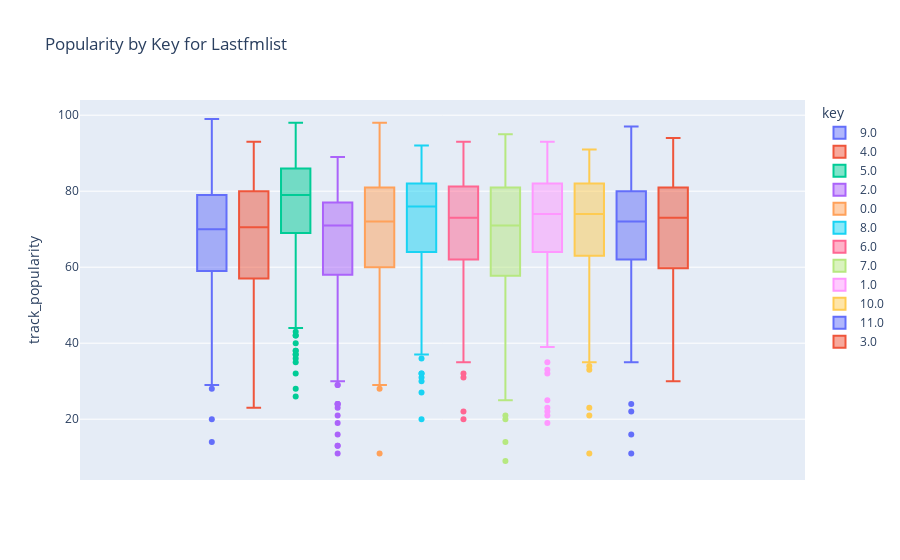

Notebook source saved alongside this figure:
### Code cell
px.box(data_frame=songs_lastfmlist,y='track_popularity',color='key',title='Popularity by Key for Lastfmlist')

### Figure 1 — Plotly figure (JSON) as saved in the notebook; plotly's stock layout.template omitted (floating-point values rounded to 4 significant figures; data arrays with more than 128 entries replaced by an {"elided": "..."} marker saying what was removed)
{"data": [{"alignmentgroup": "True", "hovertemplate": "key=9.0<br>track_popularity=%{y}<extra></extra>", "legendgroup": "9.0", "marker": {"color": "#636efa"}, "name": "9.0", "notched": false, "offsetgroup": "9.0", "orientation": "v", "showlegend": true, "type": "box", "x0": " ", "xaxis": "x", "y": {"elided": "313 int values"}, "y0": " ", "yaxis": "y"}, {"alignmentgroup": "True", "hovertemplate": "key=4.0<br>track_popularity=%{y}<extra></extra>", "legendgroup": "4.0", "marker": {"color": "#EF553B"}, "name": "4.0", "notched": false, "offsetgroup": "4.0", "orientation": "v", "showlegend": true, "type": "box", "x0": " ", "xaxis": "x", "y": {"elided": "230 int values"}, "y0": " ", "yaxis": "y"}, {"alignmentgroup": "True", "hovertemplate": "key=5.0<br>track_popularity=%{y}<extra></extra>", "legendgroup": "5.0", "marker": {"color": "#00cc96"}, "name": "5.0", "notched": false, "offsetgroup": "5.0", "orientation": "v", "showlegend": true, "type": "box", "x0": " ", "xaxis": "x", "y": {"elided": "274 int values"}, "y0": " ", "yaxis": "y"}, {"alignmentgroup": "True", "hovertemplate": "key=2.0<br>track_popularity=%{y}<extra></extra>", "legendgroup": "2.0", "marker": {"color": "#ab63fa"}, "name": "2.0", "notched": false, "offsetgroup": "2.0", "orientation": "v", "showlegend": true, "type": "box", "x0": " ", "xaxis": "x", "y": {"elided": "267 int values"}, "y0": " ", "yaxis": "y"}, {"alignmentgroup": "True", "hovertemplate": "key=0.0<br>track_popularity=%{y}<extra></extra>", "legendgroup": "0.0", "marker": {"color": "#FFA15A"}, "name": "0.0", "notched": false, "offsetgroup": "0.0", "orientation": "v", "showlegend": true, "type": "box", "x0": " ", "xaxis": "x", "y": {"elided": "333 int values"}, "y0": " ", "yaxis": "y"}, {"alignmentgroup": "True", "hovertemplate": "key=8.0<br>track_popularity=%{y}<extra></extra>", "legendgroup": "8.0", "marker": {"color": "#19d3f3"}, "name": "8.0", "notched": false, "offsetgroup": "8.0", "orientation": "v", "showlegend": true, "type": "box", "x0": " ", "xaxis": "x", "y": {"elided": "228 int values"}, "y0": " ", "yaxis": "y"}, {"alignmentgroup": "True", "hovertemplate": "key=6.0<br>track_popularity=%{y}<extra></extra>", "legendgroup": "6.0", "marker": {"color": "#FF6692"}, "name": "6.0", "notched": false, "offsetgroup": "6.0", "orientation": "v", "showlegend": true, "type": "box", "x0": " ", "xaxis": "x", "y": {"elided": "217 int values"}, "y0": " ", "yaxis": "y"}, {"alignmentgroup": "True", "hovertemplate": "key=7.0<br>track_popularity=%{y}<extra></extra>", "legendgroup": "7.0", "marker": {"color": "#B6E880"}, "name": "7.0", "notched": false, "offsetgroup": "7.0", "orientation": "v", "showlegend": true, "type": "box", "x0": " ", "xaxis": "x", "y": {"elided": "325 int values"}, "y0": " ", "yaxis": "y"}, {"alignmentgroup": "True", "hovertemplate": "key=1.0<br>track_popularity=%{y}<extra></extra>", "legendgroup": "1.0", "marker": {"color": "#FF97FF"}, "name": "1.0", "notched": false, "offsetgroup": "1.0", "orientation": "v", "showlegend": true, "type": "box", "x0": " ", "xaxis": "x", "y": {"elided": "457 int values"}, "y0": " ", "yaxis": "y"}, {"alignmentgroup": "True", "hovertemplate": "key=10.0<br>track_popularity=%{y}<extra></extra>", "legendgroup": "10.0", "marker": {"color": "#FECB52"}, "name": "10.0", "notched": false, "offsetgroup": "10.0", "orientation": "v", "showlegend": true, "type": "box", "x0": " ", "xaxis": "x", "y": {"elided": "215 int values"}, "y0": " ", "yaxis": "y"}, {"alignmentgroup": "True", "hovertemplate": "key=11.0<br>track_popularity=%{y}<extra></extra>", "legendgroup": "11.0", "marker": {"color": "#636efa"}, "name": "11.0", "notched": false, "offsetgroup": "11.0", "orientation": "v", "showlegend": true, "type": "box", "x0": " ", "xaxis": "x", "y": {"elided": "281 int values"}, "y0": " ", "yaxis": "y"}, {"alignmentgroup": "True", "hovertemplate": "key=3.0<br>track_popularity=%{y}<extra></extra>", "legendgroup": "3.0", "marker": {"color": "#EF553B"}, "name": "3.0", "notched": false, "offsetgroup": "3.0", "orientation": "v", "showlegend": true, "type": "box", "x0": " ", "xaxis": "x", "y": [94, 81, 83, 67, 88, 85, 64, 74, 77, 75, 80, 94, 84, 80, 88, 68, 66, 94, 88, 80, 83, 77, 64, 43, 53, 50, 36, 57, 60, 67, 80, 67, 81, 68, 82, 81, 46, 75, 75, 77, 71, 85, 63, 76, 71, 88, 94, 77, 53, 75, 75, 75, 67, 74, 70, 77, 82, 94, 82, 49, 81, 46, 86, 38, 30, 68, 86, 80, 73, 53, 73, 72, 66, 37, 54, 48, 57, 57, 67, 53, 77, 73, 71, 35, 94, 73, 62, 74, 73, 57, 59, 30, 30, 75, 55, 76, 88], "y0": " ", "yaxis": "y"}], "layout": {"boxmode": "group", "legend": {"title": {"text": "key"}, "tracegroupgap": 0}, "title": {"text": "Popularity by Key for Lastfmlist"}, "xaxis": {"anchor": "y", "domain": [0, 1]}, "yaxis": {"anchor": "x", "domain": [0, 1], "title": {"text": "track_popularity"}}}}
